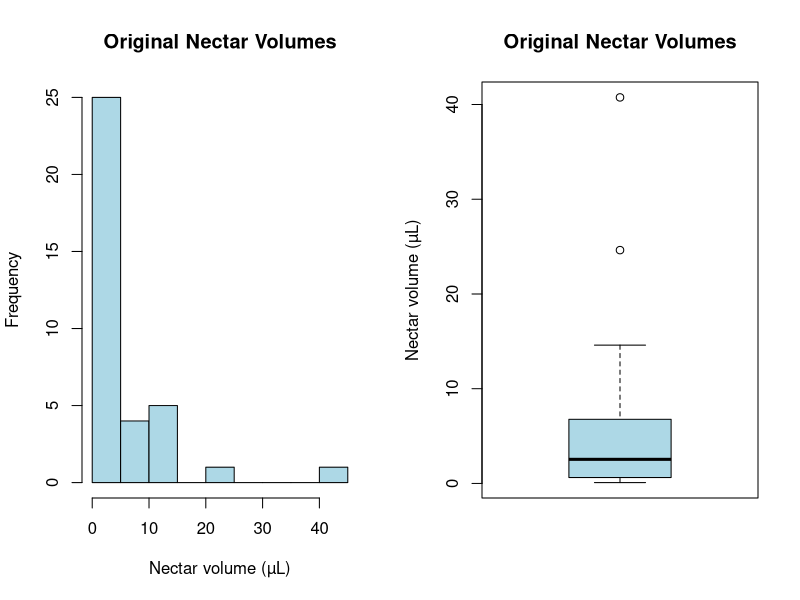
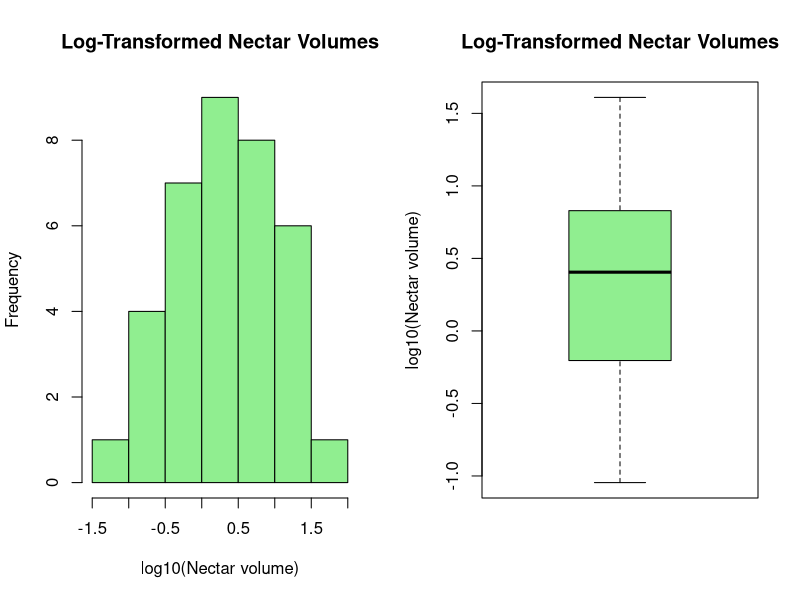
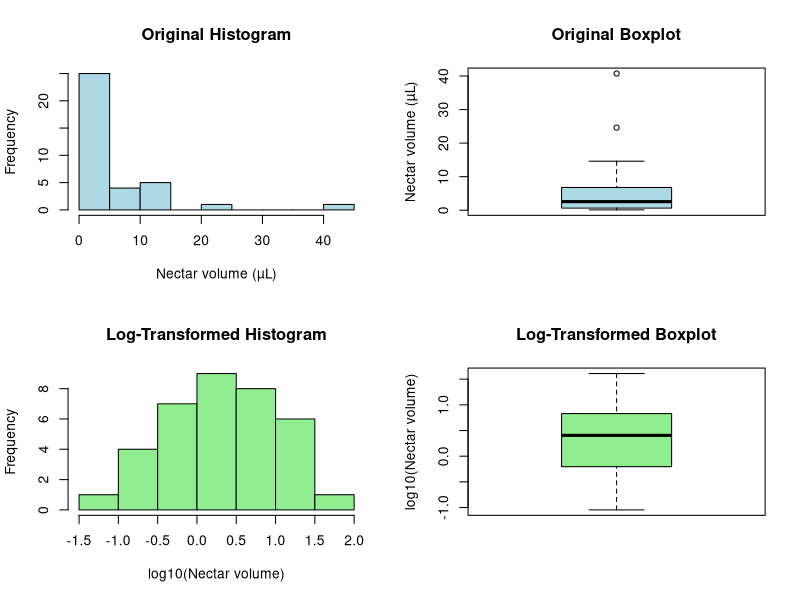

R code for these plots, in order:
#Write data
nectar <- c(
  0.09, 0.13, 0.19, 0.25, 0.31, 0.35, 0.45, 0.56, 0.62,
  0.63, 0.75, 0.78, 1.16, 1.25, 1.34, 1.46, 2.30, 2.41,
  2.68, 2.80, 2.84, 3.28, 3.59, 4.27, 4.63, 5.40, 6.225,
  7.32, 9.30, 10.47, 10.67, 11.72, 13.59, 14.60, 24.63, 40.75
)

length(nectar)

#Examine
summary(nectar)

#create histogram 
par(mfrow = c(1, 2))

hist(
  nectar,
  main = "Original Nectar Volumes",
  xlab = "Nectar volume (µL)",
  col = "lightblue",
  border = "black"
)

boxplot(
  nectar,
  main = "Original Nectar Volumes",
  ylab = "Nectar volume (µL)",
  col = "lightblue"
)

par(mfrow = c(1, 1))
#data is strongly skewed to the right 

#try applying log transformation 
nectar_log <- log10(nectar)

summary(nectar_log)

par(mfrow = c(1, 2))

hist(
  nectar_log,
  main = "Log-Transformed Nectar Volumes",
  xlab = "log10(Nectar volume)",
  col = "lightgreen",
  border = "black"
)

boxplot(
  nectar_log,
  main = "Log-Transformed Nectar Volumes",
  ylab = "log10(Nectar volume)",
  col = "lightgreen"
)

par(mfrow = c(1, 1))


#comparing the two
par(mfrow = c(2, 2))

hist(
  nectar,
  main = "Original Histogram",
  xlab = "Nectar volume (µL)",
  col = "lightblue"
)

boxplot(
  nectar,
  main = "Original Boxplot",
  ylab = "Nectar volume (µL)",
  col = "lightblue"
)

hist(
  nectar_log,
  main = "Log-Transformed Histogram",
  xlab = "log10(Nectar volume)",
  col = "lightgreen"
)

boxplot(
  nectar_log,
  main = "Log-Transformed Boxplot",
  ylab = "log10(Nectar volume)",
  col = "lightgreen"
)

par(mfrow = c(1, 1))
